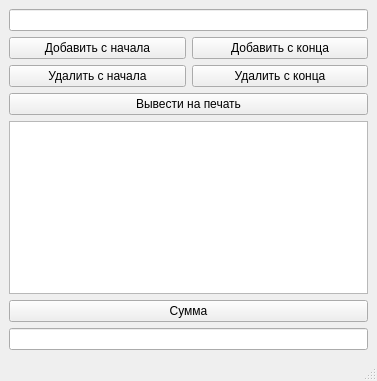
<?xml version="1.0" encoding="UTF-8"?>
<ui version="4.0">
 <class>MainWindow</class>
 <widget class="QMainWindow" name="MainWindow">
  <property name="geometry">
   <rect>
    <x>0</x>
    <y>0</y>
    <width>377</width>
    <height>381</height>
   </rect>
  </property>
  <property name="windowTitle">
   <string>MainWindow</string>
  </property>
  <widget class="QWidget" name="centralwidget">
   <layout class="QVBoxLayout" name="verticalLayout_4">
    <item>
     <layout class="QVBoxLayout" name="verticalLayout">
      <item>
       <widget class="QLineEdit" name="lineEdit"/>
      </item>
      <item>
       <layout class="QHBoxLayout" name="horizontalLayout_2">
        <item>
         <widget class="QPushButton" name="pushButton">
          <property name="text">
           <string>Добавить с начала</string>
          </property>
         </widget>
        </item>
        <item>
         <widget class="QPushButton" name="pushButton_2">
          <property name="text">
           <string>Добавить с конца</string>
          </property>
         </widget>
        </item>
       </layout>
      </item>
      <item>
       <layout class="QHBoxLayout" name="horizontalLayout">
        <item>
         <widget class="QPushButton" name="pushButton_3">
          <property name="text">
           <string>Удалить с начала</string>
          </property>
         </widget>
        </item>
        <item>
         <widget class="QPushButton" name="pushButton_4">
          <property name="text">
           <string>Удалить с конца</string>
          </property>
         </widget>
        </item>
       </layout>
      </item>
     </layout>
    </item>
    <item>
     <layout class="QVBoxLayout" name="verticalLayout_2">
      <item>
       <widget class="QPushButton" name="pushButton_5">
        <property name="text">
         <string>Вывести на печать</string>
        </property>
       </widget>
      </item>
      <item>
       <widget class="QTextEdit" name="textEdit"/>
      </item>
     </layout>
    </item>
    <item>
     <layout class="QVBoxLayout" name="verticalLayout_3">
      <item>
       <widget class="QPushButton" name="pushButton_6">
        <property name="text">
         <string>Сумма</string>
        </property>
       </widget>
      </item>
      <item>
       <widget class="QLineEdit" name="lineEdit_3"/>
      </item>
     </layout>
    </item>
   </layout>
  </widget>
  <widget class="QMenuBar" name="menubar">
   <property name="geometry">
    <rect>
     <x>0</x>
     <y>0</y>
     <width>377</width>
     <height>25</height>
    </rect>
   </property>
  </widget>
  <widget class="QStatusBar" name="statusbar"/>
 </widget>
 <resources/>
 <connections/>
</ui>
